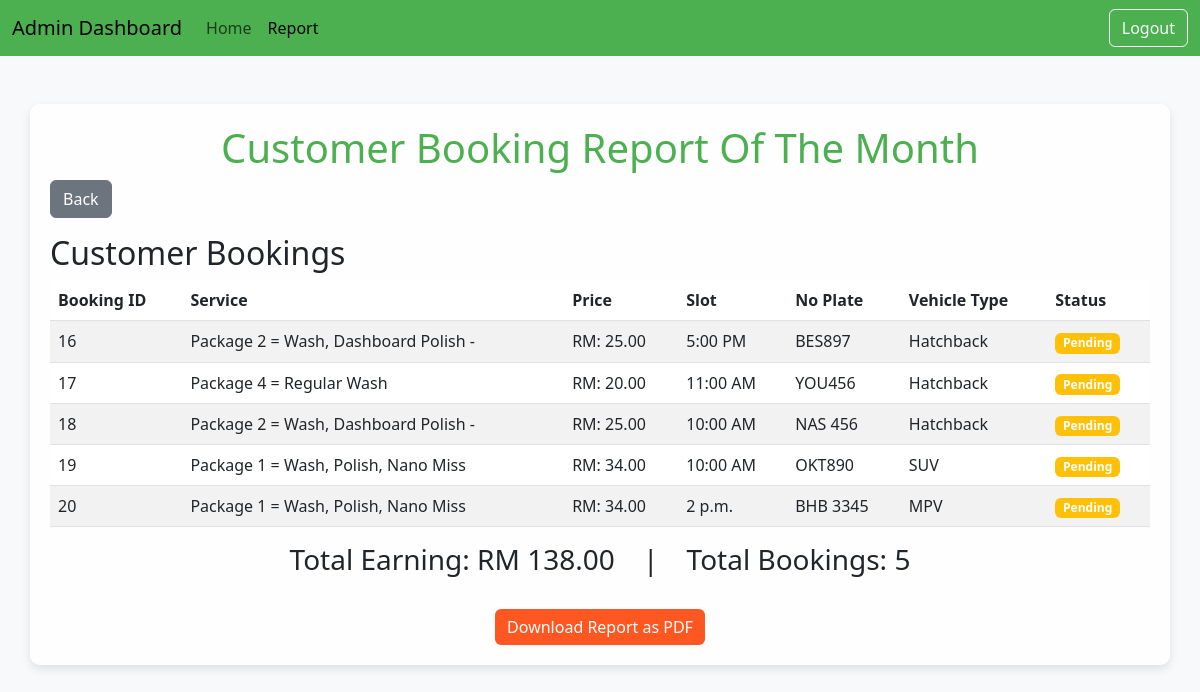
/report/, run on an earlier commit of the app's database.
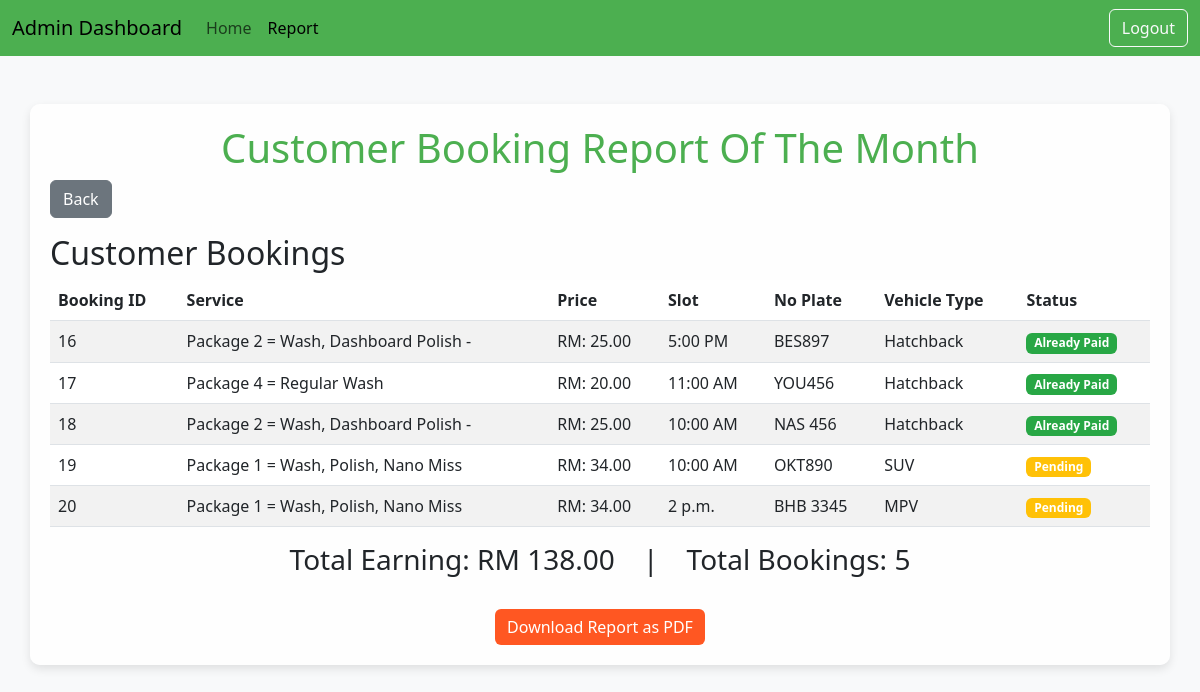
And on a later commit of the database.
### carwash/models.py (models this page shows)
class Booking(models.Model):
    booking_id = models.AutoField(primary_key=True)
    customer = models.ForeignKey(User, on_delete=models.CASCADE)
    service = models.ForeignKey(Service, on_delete=models.CASCADE)
    vehicle_type = models.CharField(null=True,max_length=20)
    no_plate = models.CharField(max_length=15,null=True,blank=True)
    no_phone = models.CharField(max_length=100,null=True,blank=True)
    slot = models.CharField(null=True, max_length=50)
    status = models.CharField(max_length=100,default="Not yet")
    payment_status = models.BooleanField(default=False)
    payment_proof = models.FileField(upload_to='payment_receipts/', null=True, blank=True)

### carwash/views.py (the view)
# urls.py: path('report/', views.reportBooking, name='reportBooking'),
def reportBooking(request):
    bookings = Booking.objects.all()  # Assuming you have a Booking model
    total_price = sum([booking.service.price for booking in bookings])  # Calculate total price
    total_booking = bookings.count()  # Count the total number of bookings
    context = {
        'bookings': bookings,
        'Allservices': Service.objects.all(),  # Assuming you have a Service model
        'total_price': total_price,
        'total_booking': total_booking,  # Pass the total number of bookings to the template
    }
    return render(request, 'carwash/reportBooking.html', context)

### carwash/templates/carwash/reportBooking.html (shortened to what this page needs)
<!DOCTYPE html>
<html lang="en">
<head>
    <link href="https://cdn.jsdelivr.net/npm/bootstrap@5.3.0-alpha3/dist/css/bootstrap.min.css" rel="stylesheet">
</head>
<body>
    <nav class="navbar navbar-expand-lg">
        <div class="container-fluid">
            <a class="navbar-brand" href="#">Admin Dashboard</a>
            <div class="collapse navbar-collapse" id="navbarNav">
                <ul class="navbar-nav me-auto mb-2 mb-lg-0">
                    <li class="nav-item">
                        <a class="nav-link" href="{% url 'adminMain' user_id=request.user.id %}">Home</a>
                    </li>
                    <li class="nav-item">
                        <a class="nav-link active" href="{% url 'reportBooking' %}">Report</a>
                    </li>
                </ul>
                <a class="btn btn-outline-light" href="{% url 'logout' %}">Logout</a>
            </div>
        </div>
    </nav>
    <div class="container mt-5">
        <h1 class="text-center">Customer Booking Report Of The Month</h1>
        <div class="mb-3">
            <button class="btn btn-secondary" onclick="history.back()">Back</button>
        </div>
        <h2>Customer Bookings</h2>
        <table class="table table-striped">
            <thead>
                <tr>
                    <th>Booking ID</th>
                    <th>Service</th>
                    <th>Price</th>
                    <th>Slot</th>
                    <th>No Plate</th>
                    <th>Vehicle Type</th>
                    <th>Status</th>
                </tr>
            </thead>
            <tbody>
                {% if bookings %}
                {% for booking in bookings %}
                <tr>
                    <td>{{ booking.booking_id }}</td>
                    {% for service in Allservices %}
                    {% if service.service_id == booking.service_id %}
                    <td>{{ service.service_name }}</td>
                    <td>RM: {{ service.price }}</td>
                    {% endif %}
                    {% endfor %}
                    <td>{{ booking.slot }}</td>
                    <td>{{ booking.no_plate }}</td>
                    <td>{{ booking.vehicle_type }}</td>
                    <td>
                        <span
                            class="badge {% if booking.payment_status %}badge-success{% else %}badge-warning{% endif %}">
                            {% if booking.payment_status %}Already Paid{% else %}Pending{% endif %}
                        </span>
                    </td>
                </tr>
                {% endfor %}
                {% else %}
                <tr>
                    <td colspan="7" class="text-center">No bookings available.</td>
                </tr>
                {% endif %}
            </tbody>
        </table>
        <div class="text-center">
            <h3 class="d-inline-block">Total Earning: RM {{ total_price }}</h3>
            <h3 class="d-inline-block mx-4">|</h3>
            <h3 class="d-inline-block">Total Bookings: {{ total_booking }}</h3>
        </div>
        <div class="text-center mt-4">
            <button class="btn btn-primary" onclick="printReport()">Download Report as PDF</button>
        </div>
    </div>
</body>
</html>

What changed in the data, as far as the page shows it:
changed Booking "5:00 PM": payment_status "Pending" → "Already Paid"
changed Booking "11:00 AM": payment_status "Pending" → "Already Paid"
changed Booking "NAS 456": payment_status "Pending" → "Already Paid"
